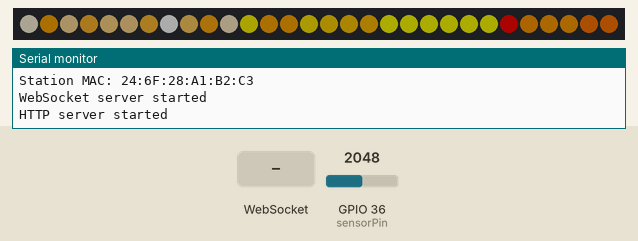
A sketch run on a simulated ESP32. On the bench: 30 RGB LEDs in strip order, left to right, the last lines printed to the serial monitor. The inputs (shaded band) are chosen by the test bench; at power-on: GPIO 36 (sensorPin) = 2048. Dim RGB values are drawn brighter than linear; random numbers use the default seed unless the sketch sets one.

Above: at 6.2 s.
6.3 s: WebSocket text "fire" received
At 6.42 s:
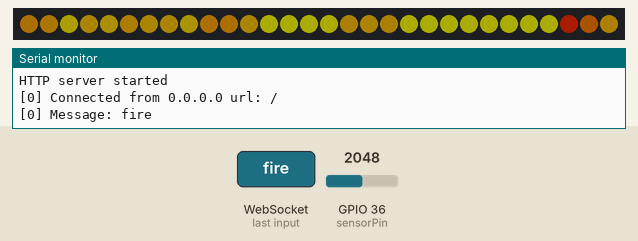
8.9 s: WebSocket text "solid" received
At 9.47 s:
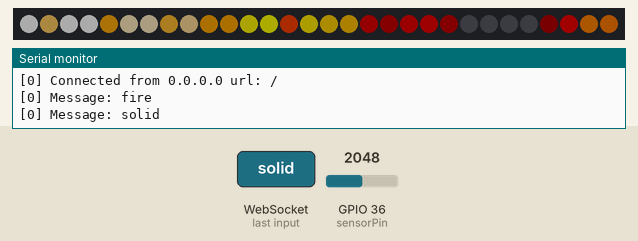
10.4 s: WebSocket text "rainbow" received
At 10.69 s:
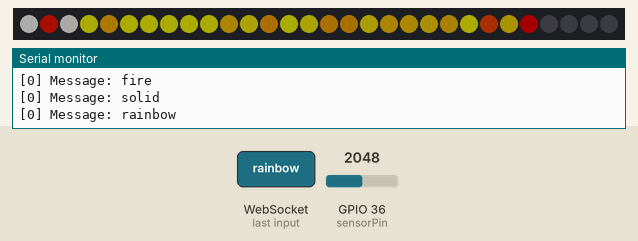

The sketch:

FireSticks.ino
```cpp
/// @file    FireSticks.ino
/// @brief   Fire simulation and control for LED strips
/// @example FireSticks.ino

#include <FastLED.h>
#include <WiFi.h>
#include <WebServer.h>
#include <WebSocketsServer.h>
#include <ArduinoJson.h>

// LED Configuration
#define DATA_PIN    5
#define LED_TYPE    WS2811
#define COLOR_ORDER GRB
#define NUM_LEDS    30
CRGB leds[NUM_LEDS];

#define BRIGHTNESS          48
#define FRAMES_PER_SECOND  60

// WiFi Configuration - Visible SSID
const char* ssid = "FireSticks-AP";
const char* password = "fire2026";
const bool ssid_hidden = false;

WebServer server(80);
WebSocketsServer webSocket = WebSocketsServer(81);

// Fire Simulation Parameters
float cooling = 55;
float sparking = 120;
int heat[NUM_LEDS];

// Current mode and colors
String currentMode = "fire";
CRGB currentColor = CRGB::Red;
int colorIndex = 0;

// Sensor input (optional potentiometer)
int sensorPin = A0;
int sensorValue = 0;

// WebSocket message handling
void webSocketEvent(uint8_t num, WStype_t type, uint8_t* payload, size_t length) {
  switch(type) {
    case WStype_DISCONNECTED:
      Serial.printf("[%u] Disconnected!\n", num);
      break;
    case WStype_CONNECTED:
      {
        IPAddress ip = webSocket.remoteIP(num);
        Serial.printf("[%u] Connected from %d.%d.%d.%d url: %s\n", num, ip[0], ip[1], ip[2], ip[3], payload);
        webSocket.sendTXT(num, R"({"type":"connected","leds":240,"mode":"fire"})");
      }
      break;
    case WStype_TEXT:
      {
        Serial.printf("[%u] Message: %s\n", num, payload);

        // Parse JSON message
        StaticJsonDocument<200> doc;
        DeserializationError error = deserializeJson(doc, payload);

        if (!error) {
          if (doc.containsKey("mode")) {
            currentMode = doc["mode"].as<String>();
            Serial.print("Mode changed to: ");
            Serial.println(currentMode);
          }
          if (doc.containsKey("color")) {
            int r = doc["color"][0];
            int g = doc["color"][1];
            int b = doc["color"][2];
            currentColor = CRGB(r, g, b);
            Serial.print("Color changed to: ");
            Serial.print(r);
            Serial.print(",");
            Serial.print(g);
            Serial.print(",");
            Serial.println(b);
          }
          if (doc.containsKey("cooling")) {
            cooling = doc["cooling"];
          }
          if (doc.containsKey("sparking")) {
            sparking = doc["sparking"];
          }
          if (doc.containsKey("brightness")) {
            FastLED.setBrightness(doc["brightness"]);
          }
          if (doc.containsKey("pixel")) {
            int idx = doc["pixel"]["index"];
            int r = doc["pixel"]["color"][0];
            int g = doc["pixel"]["color"][1];
            int b = doc["pixel"]["color"][2];
            if (idx >= 0 && idx < NUM_LEDS) {
              leds[idx] = CRGB(r, g, b);
            }
          }
          if (doc.containsKey("pattern")) {
            String pattern = doc["pattern"];
            applyPattern(pattern);
          }
        }
      }
      break;
  }
}

// Apply pattern to all LEDs
void applyPattern(String pattern) {
  if (pattern == "fire") {
    currentMode = "fire";
  } else if (pattern == "solid") {
    currentMode = "solid";
    fill_solid(leds, NUM_LEDS, currentColor);
  } else if (pattern == "rainbow") {
    currentMode = "rainbow";
    fill_rainbow(leds, NUM_LEDS, colorIndex);
    colorIndex++;
  } else if (pattern == "off") {
    currentMode = "off";
    fill_solid(leds, NUM_LEDS, CRGB::Black);
  }
}

// Fire simulation effect
void fireEffect() {
  // Step 1.  Cool down every cell a little
  for( int i = 0; i < NUM_LEDS; i++) {
    heat[i] = qsub8(heat[i],  random8(0, ((cooling * 10) / NUM_LEDS) + 2));
  }

  // Step 2.  Heat from each cell drifts 'up' and diffuses a little
  for( int k = NUM_LEDS - 1; k >= 2; k--) {
    heat[k] = (heat[k - 1] + heat[k - 2] + heat[k - 2]) / 3;
  }

  // Step 3.  Randomly ignite new 'sparks' of heat near the bottom
  if( random8() < sparking ) {
    int y = random8(7);
    heat[y] = qadd8(heat[y], random8(160,255) );
  }

  // Step 4.  Map from heat cells to LED colors
  // White at base (high heat), orange/yellow/red at tips (low heat)
  for( int j = 0; j < NUM_LEDS; j++) {
    uint8_t heatLevel = heat[j];

    // Map heat to color with white at highest intensity
    if (heatLevel > 220) {
      // White at peak heat
      leds[j] = CRGB::White;
    } else if (heatLevel > 180) {
      // White to orange transition
      uint8_t whiteMix = map(heatLevel, 180, 220, 255, 0);
      uint8_t orangeMix = map(heatLevel, 180, 220, 0, 255);
      leds[j] = CRGB(255, 165, 0).lerp8(CRGB::White, whiteMix);
    } else if (heatLevel > 140) {
      // Orange
      leds[j] = CRGB(255, 165, 0);
    } else if (heatLevel > 100) {
      // Orange to yellow transition
      uint8_t ratio = map(heatLevel, 100, 140, 0, 255);
      leds[j] = CRGB(255, 165, 0).lerp8(CRGB(255, 255, 0), ratio);
    } else if (heatLevel > 60) {
      // Yellow
      leds[j] = CRGB(255, 255, 0);
    } else if (heatLevel > 20) {
      // Yellow to red transition
      uint8_t ratio = map(heatLevel, 20, 60, 0, 255);
      leds[j] = CRGB(255, 255, 0).lerp8(CRGB::Red, ratio);
    } else {
      // Red at lowest heat, fading to black
      leds[j] = CRGB::Red;
      leds[j].fadeToBlackBy(map(heatLevel, 0, 20, 255, 0));
    }
  }
}

// Rainbow effect
void rainbowEffect() {
  fill_rainbow(leds, NUM_LEDS, colorIndex);
  colorIndex++;
  if (colorIndex > 255) colorIndex = 0;
}

// Setup
void setup() {
  // Early debug - this should appear FIRST
  Serial.begin(115200);
  delay(2000);

  Serial.println("\n=== FireSticks ESP32 Setup Starting ===");
  Serial.println("Compiled:");
  Serial.println(__DATE__ " " __TIME__);
  Serial.println("\n--- Initializing Hardware ---");

  delay(3000); // 3 second delay for recovery

  // Initialize LED strip
  Serial.println("Initializing LED strip...");
  Serial.print("  DATA_PIN: "); Serial.println(DATA_PIN);
  Serial.print("  NUM_LEDS: "); Serial.println(NUM_LEDS);
  Serial.print("  LED_TYPE: ");
  #if LED_TYPE == WS2811
    Serial.println("WS2811");
  #elif LED_TYPE == WS2812
    Serial.println("WS2812");
  #elif LED_TYPE == WS2812B
    Serial.println("WS2812B");
  #else
    Serial.println("Unknown");
  #endif
  Serial.print("  COLOR_ORDER: ");
  #if COLOR_ORDER == GRB
    Serial.println("GRB");
  #elif COLOR_ORDER == RGB
    Serial.println("RGB");
  #elif COLOR_ORDER == BRG
    Serial.println("BRG");
  #else
    Serial.println("Unknown");
  #endif

  FastLED.addLeds<LED_TYPE,DATA_PIN,COLOR_ORDER>(leds, NUM_LEDS).setCorrection(TypicalLEDStrip);
  Serial.println("  LED strip initialized OK");

  // Set master brightness
  Serial.print("Setting brightness to: "); Serial.println(BRIGHTNESS);
  FastLED.setBrightness(BRIGHTNESS);

  // Initialize heat array for fire effect
  Serial.println("Initializing fire heat array...");
  memset(heat, 0, sizeof(heat));
  Serial.println("  Heat array initialized OK");

  // Start WiFi Access Point
  Serial.println("\n--- Starting WiFi Access Point ---");
  Serial.print("SSID: ");
  Serial.println(ssid);
  Serial.print("Password: ");
  Serial.println(password);
  Serial.print("Hidden: ");
  Serial.println(ssid_hidden ? "Yes" : "No");
  Serial.print("Channel: 6, Max Connections: 4\n");

  bool apSuccess = WiFi.softAP(ssid, password, 6, ssid_hidden, 4);

  if (apSuccess) {
    Serial.println("Access Point started SUCCESSFULLY");
    Serial.print("SSID: ");
    Serial.println(ssid);
    Serial.print("IP Address: ");
    Serial.println(WiFi.softAPIP());
    Serial.print("AP MAC: ");
    Serial.println(WiFi.softAPmacAddress());
    Serial.print("Station MAC: ");
    Serial.println(WiFi.macAddress());
  } else {
    Serial.println("ERROR: Failed to start Access Point!");
    Serial.println("Trying alternative configuration...");
    // Try without password
    bool apSuccess2 = WiFi.softAP(ssid, NULL, 6, ssid_hidden, 4);
    if (apSuccess2) {
      Serial.println("Access Point started (NO PASSWORD)");
      Serial.print("SSID: ");
      Serial.println(ssid);
      Serial.print("IP Address: ");
      Serial.println(WiFi.softAPIP());
    } else {
      Serial.println("CRITICAL ERROR: Cannot start AP at all!");
      Serial.println("Check if WiFi is disabled or hardware issue");
    }
  }

  // Start WebSocket server
  webSocket.begin();
  webSocket.onEvent(webSocketEvent);
  Serial.println("WebSocket server started");

  // Setup HTTP server for serving web interface
  server.on("/", HTTP_GET, []() {
    server.send(200, "text/html",
      "<html><head><title>Fire Sticks</title></head>"
      "<body><h1>Fire Sticks Control</h1>"
      "<p>Connect to WebSocket at ws://" + WiFi.softAPIP().toString() + ":81</p>"
      "<p><a href='/control'>Control Panel</a></p>"
      "</body></html>"
    );
  });

  server.on("/control", HTTP_GET, []() {
    server.send(200, "text/html",
      "<html><head><title>Fire Sticks Control</title></head>"
      "<body><h1>LED Control</h1>"
      "<p>WebSocket: ws://" + WiFi.softAPIP().toString() + ":81</p>"
      "<div id='status'>Connecting...</div>"
      "<script>"
      "var socket = new WebSocket('ws://" + WiFi.softAPIP().toString() + ":81');"
      "socket.onopen = function(e) { document.getElementById('status').innerHTML = 'Connected'; };"
      "socket.onclose = function(e) { document.getElementById('status').innerHTML = 'Disconnected'; };"
      "function sendMode(mode) { socket.send(JSON.stringify({mode: mode})); }"
      "function sendColor(r, g, b) { socket.send(JSON.stringify({color: [r, g, b]})); }"
      "</script>"
      "</body></html>"
    );
  });

  server.begin();
  Serial.println("HTTP server started");
}

// Main loop
void loop() {
  // Handle WebSocket and HTTP
  webSocket.loop();
  server.handleClient();

  // Read sensor if available
  sensorValue = analogRead(sensorPin);

  // Apply effects based on mode
  if (currentMode == "fire") {
    fireEffect();
  } else if (currentMode == "rainbow") {
    rainbowEffect();
  } else if (currentMode == "solid") {
    fill_solid(leds, NUM_LEDS, currentColor);
  }

  // Show LEDs
  FastLED.show();

  // Control frame rate
  FastLED.delay(1000/FRAMES_PER_SECOND);
}
```
